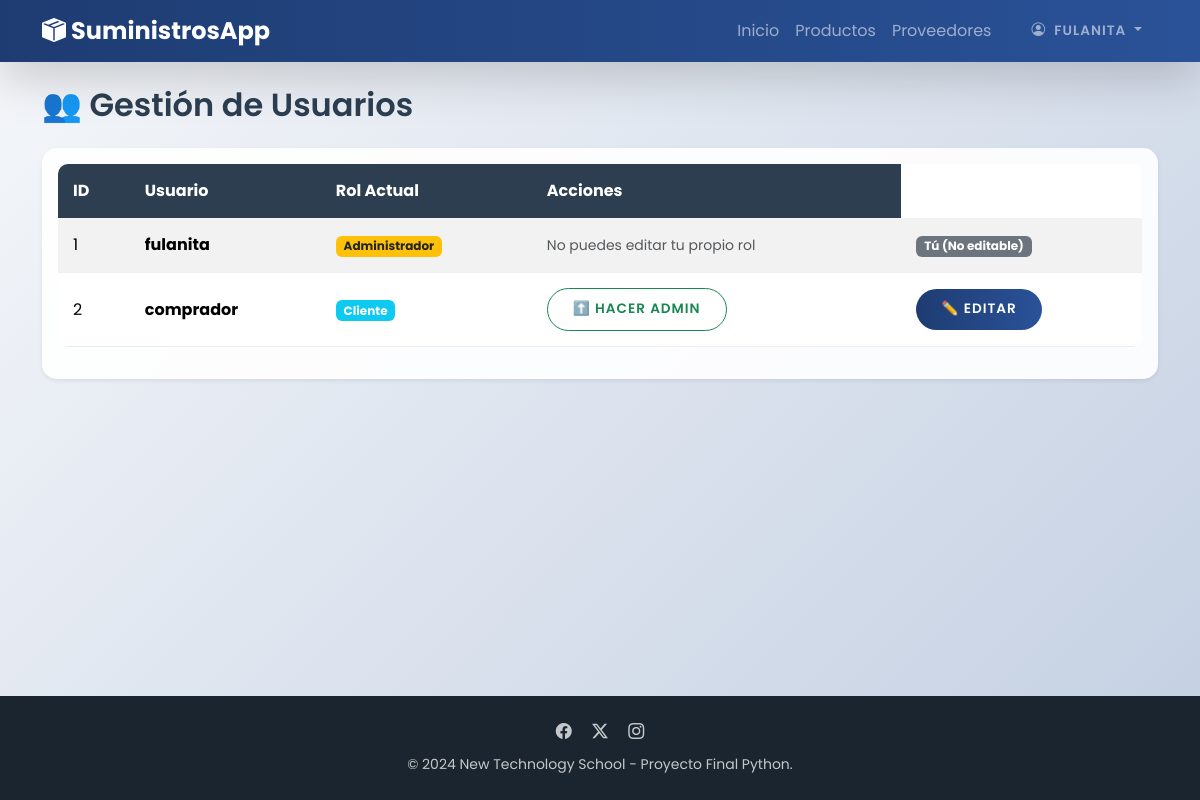
/usuarios (signed in), run on the app's committed database.
### app/models/user_model.py (models this page shows, shortened)
class User(db.Model, UserMixin):
    __tablename__ = 'user'
    id = db.Column(db.Integer, primary_key=True)
    username = db.Column(db.String(80), unique=True, nullable=False)
    password_hash = db.Column(db.String(128), nullable=False)
    role = db.Column(db.String(20), nullable=False, default='cliente')
    @property
    def password(self):
        raise AttributeError('¡El password no es un atributo legible!')

### app/routes/auth_routes.py (the view)
@auth_bp.route('/usuarios')
@login_required
@admin_required  # ¡Solo el admin puede ver esto!
def user_list():
    users = auth_service.get_all_users()
    return render_template('user_list.html', title='Gestión de Usuarios', users=users)

### app/models/user_model.py (called while the page is built)
@login_manager.user_loader
def load_user(user_id):
    return User.query.get(int(user_id))

### app/routes/product_routes.py (called while the page is built)
def admin_required(f):
    @wraps(f)
    def decorated_function(*args, **kwargs):
        if current_user.role != 'admin':
            flash('No tienes permiso para acceder a esta página.', 'danger')
            return redirect(url_for('auth_routes.home'))
        return f(*args, **kwargs)
    return decorated_function

### app/services/auth_service.py (called while the page is built)
def get_all_users():
    try:
        return User.query.all()
    except Exception as e:
        print(f"Error al obtener usuarios: {e}")
        return []

### app/templates/user_list.html
{% extends "base.html" %}
{% block content %}
    <h2 class="mb-4">👥 Gestión de Usuarios</h2>
    <div class="card shadow-sm">
        <div class="card-body">
            <table class="table table-striped align-middle">
                <thead class="table-dark">
                    <tr>
                        <th>ID</th>
                        <th>Usuario</th>
                        <th>Rol Actual</th>
                        <th>Acciones</th>
                    </tr>
                </thead>
                <tbody>
                    {% for user in users %}
                    <tr>
                        <td>{{ user.id }}</td>
                        <td class="fw-bold">{{ user.username }}</td>
                        <td>
                            {% if user.role == 'admin' %}
                                <span class="badge bg-warning text-dark">Administrador</span>
                            {% else %}
                                <span class="badge bg-info">Cliente</span>
                            {% endif %}
                        </td>
                        <td>
                            {% if user.id != current_user.id %}
                                {% if user.role == 'cliente' %}
                                    <form action="{{ url_for('auth_routes.change_role', user_id=user.id, new_role='admin') }}" method="POST" class="d-inline">
                                        <button type="submit" class="btn btn-outline-success btn-sm">
                                            ⬆️ Hacer Admin
                                        </button>
                                    </form>
                                {% else %}
                                    <form action="{{ url_for('auth_routes.change_role', user_id=user.id, new_role='cliente') }}" method="POST" class="d-inline">
                                        <button type="submit" class="btn btn-outline-danger btn-sm">
                                            ⬇️ Hacer Cliente
                                        </button>
                                    </form>
                                {% endif %}
                            {% else %}
                                <span class="text-muted small">No puedes editar tu propio rol</span>
                            {% endif %}
                        </td>
                        <td>
                            {% if user.id != current_user.id %}
                                <a href="{{ url_for('auth_routes.edit_user', user_id=user.id) }}" class="btn btn-primary btn-sm">
                                    ✏️ Editar
                                </a>
                            {% else %}
                                <span class="badge bg-secondary">Tú (No editable)</span>
                            {% endif %}
                        </td>
                    </tr>
                    {% endfor %}
                </tbody>
            </table>
        </div>
    </div>
{% endblock %}

### app/templates/base.html (shortened to what this page needs)
<!DOCTYPE html>
<html lang="es">
<head>
    <link rel="stylesheet" href="https://cdnjs.cloudflare.com/ajax/libs/animate.css/4.1.1/animate.min.css"/>
    <link href="https://cdn.jsdelivr.net/npm/bootstrap@5.3.3/dist/css/bootstrap.min.css" rel="stylesheet">
    <link rel="stylesheet" href="https://cdn.jsdelivr.net/npm/bootstrap-icons@1.11.3/font/bootstrap-icons.min.css">
    <link rel="stylesheet" href="{{ url_for('static', filename='css/style.css') }}">
</head>
<body class="d-flex flex-column min-vh-100">
    <nav class="navbar navbar-expand-lg navbar-dark mb-4 sticky-top shadow-lg">
        <div class="container">
            <a class="navbar-brand animate__animated animate__fadeInLeft" href="{{ url_for('auth_routes.home') }}">
                <i class="bi bi-box-seam-fill"></i> SuministrosApp
            </a>
            <div class="collapse navbar-collapse" id="navbarNav">
                <div class="navbar-nav ms-auto align-items-center">
                    <a class="nav-link" href="{{ url_for('auth_routes.home') }}">Inicio</a>
                    {% if current_user.is_authenticated %}
                        <a class="nav-link" href="{{ url_for('product_routes.product_list') }}">Productos</a>
                        <a class="nav-link" href="{{ url_for('supplier_routes.supplier_list') }}">Proveedores</a>
                        <div class="nav-item dropdown ms-lg-3">
                            <a class="nav-link dropdown-toggle btn btn-outline-light border-0 px-3" href="#" role="button" data-bs-toggle="dropdown" aria-expanded="false">
                                <i class="bi bi-person-circle me-1"></i> {{ current_user.username }}
                            </a>
                        </div>
                        {% else %}
                        <div class="ms-lg-3 d-flex gap-2">
                            <a class="btn btn-outline-light btn-sm" href="{{ url_for('auth_routes.login') }}">Ingresar</a>
                            <a class="btn btn-light btn-sm text-primary fw-bold" href="{{ url_for('auth_routes.register') }}">Registro</a>
                        </div>
                    {% endif %}
                </div>
            </div>
        </div>
    </nav>
    <main class="container animate__animated animate__fadeInUp">
        <div class="row">
            <div class="col-md-12">
                {% block content %}{% endblock %}
            </div>
        </div>
    </main>
    <footer class="mt-auto py-4 text-white">
        <div class="container text-center">
            <div class="mb-2">
                <a href="#" class="text-white mx-2 text-decoration-none opacity-75 hover-opacity-100"><i class="bi bi-facebook"></i></a>
                <a href="#" class="text-white mx-2 text-decoration-none opacity-75 hover-opacity-100"><i class="bi bi-twitter-x"></i></a>
                <a href="#" class="text-white mx-2 text-decoration-none opacity-75 hover-opacity-100"><i class="bi bi-instagram"></i></a>
            </div>
            <small class="opacity-75">&copy; 2024 New Technology School - Proyecto Final Python.</small>
        </div>
    </footer>
</body>
</html>

### app/static/css/style.css (style rules this page uses)
body { background: linear-gradient(135deg, #f5f7fa 0%, #c3cfe2 100%); font-family: 'Poppins', sans-serif; color: #444; }
h1, h2, h3, h4, h5, h6 { font-weight: 600; color: #2c3e50; }
.navbar { background: linear-gradient(90deg, #1e3c72 0%, #2a5298 100%); backdrop-filter: blur(10px); }
.navbar-brand { font-weight: 700; font-size: 1.5rem; }
.nav-link { font-weight: 400; transition: color 0.3s ease; }
.card { background: rgba(255, 255, 255, 0.9); border: none; border-radius: 15px; box-shadow: 0 10px 30px rgba(0, 0, 0, 0.08); transition: all 0.3s ease; overflow: hidden; }
.btn { border-radius: 50px; padding: 10px 25px; font-weight: 600; text-transform: uppercase; font-size: 0.85rem; letter-spacing: 1px; transition: all 0.3s ease; }
.btn-primary { background: linear-gradient(90deg, #1e3c72 0%, #2a5298 100%); border: none; }
.table { border-radius: 10px; overflow: hidden; background-color: white; }
.table thead th { background-color: #2c3e50; color: white; border: none; padding: 15px; }
.table tbody td { padding: 15px; vertical-align: middle; border-bottom: 1px solid #eee; }
footer { background: #1a252f; margin-top: 50px; }

### data on the page
User: username "FULANITA", id "1", username "fulanita", role "Administrador", shows "No puedes editar tu propio rol", shows "Tú (No editable)"
User: id "2", username "comprador", role "Cliente"
